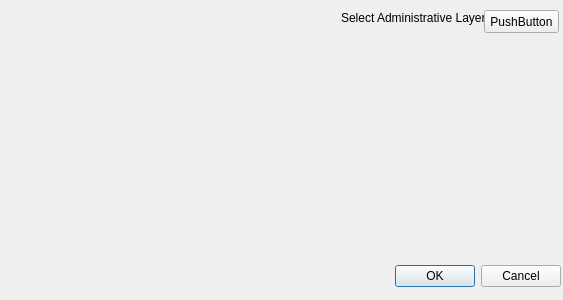
<?xml version="1.0" encoding="UTF-8"?>
<ui version="4.0">
 <class>selectAdminDialog</class>
 <widget class="QDialog" name="selectAdminDialog">
  <property name="geometry">
   <rect>
    <x>0</x>
    <y>0</y>
    <width>563</width>
    <height>300</height>
   </rect>
  </property>
  <property name="windowTitle">
   <string>Dialog</string>
  </property>
  <widget class="QDialogButtonBox" name="buttonBox">
   <property name="geometry">
    <rect>
     <x>395</x>
     <y>260</y>
     <width>166</width>
     <height>32</height>
    </rect>
   </property>
   <property name="orientation">
    <enum>Qt::Horizontal</enum>
   </property>
   <property name="standardButtons">
    <set>QDialogButtonBox::Cancel|QDialogButtonBox::Ok</set>
   </property>
  </widget>
  <widget class="QLabel" name="label">
   <property name="geometry">
    <rect>
     <x>341</x>
     <y>10</y>
     <width>144</width>
     <height>16</height>
    </rect>
   </property>
   <property name="text">
    <string>Select Administrative Layer :) </string>
   </property>
  </widget>
  <widget class="QPushButton" name="pushButton">
   <property name="geometry">
    <rect>
     <x>484</x>
     <y>10</y>
     <width>75</width>
     <height>23</height>
    </rect>
   </property>
   <property name="text">
    <string>PushButton</string>
   </property>
  </widget>
 </widget>
 <resources/>
 <connections>
  <connection>
   <sender>buttonBox</sender>
   <signal>accepted()</signal>
   <receiver>selectAdminDialog</receiver>
   <slot>accept()</slot>
   <hints>
    <hint type="sourcelabel">
     <x>248</x>
     <y>254</y>
    </hint>
    <hint type="destinationlabel">
     <x>157</x>
     <y>274</y>
    </hint>
   </hints>
  </connection>
  <connection>
   <sender>buttonBox</sender>
   <signal>rejected()</signal>
   <receiver>selectAdminDialog</receiver>
   <slot>reject()</slot>
   <hints>
    <hint type="sourcelabel">
     <x>316</x>
     <y>260</y>
    </hint>
    <hint type="destinationlabel">
     <x>286</x>
     <y>274</y>
    </hint>
   </hints>
  </connection>
 </connections>
</ui>
